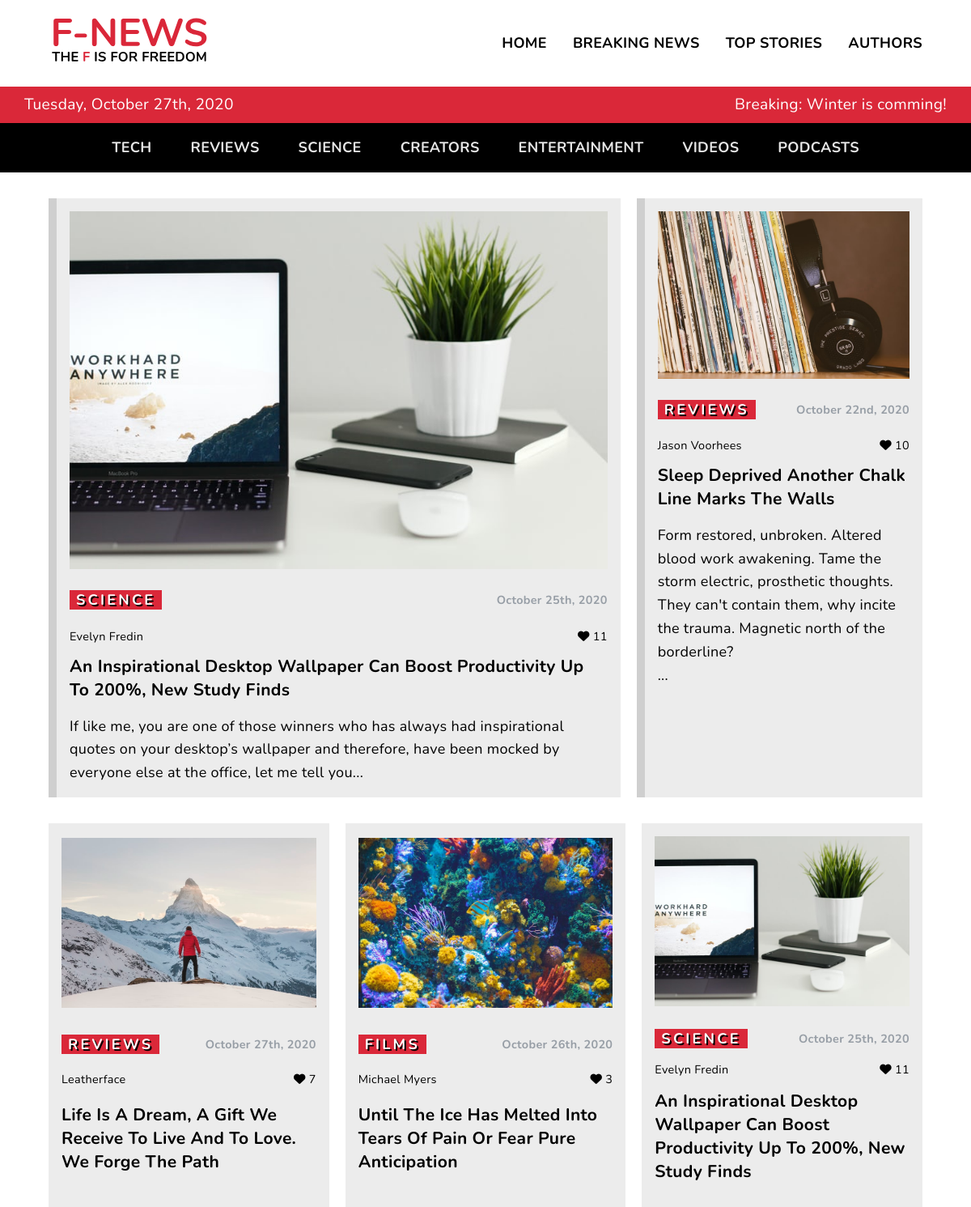
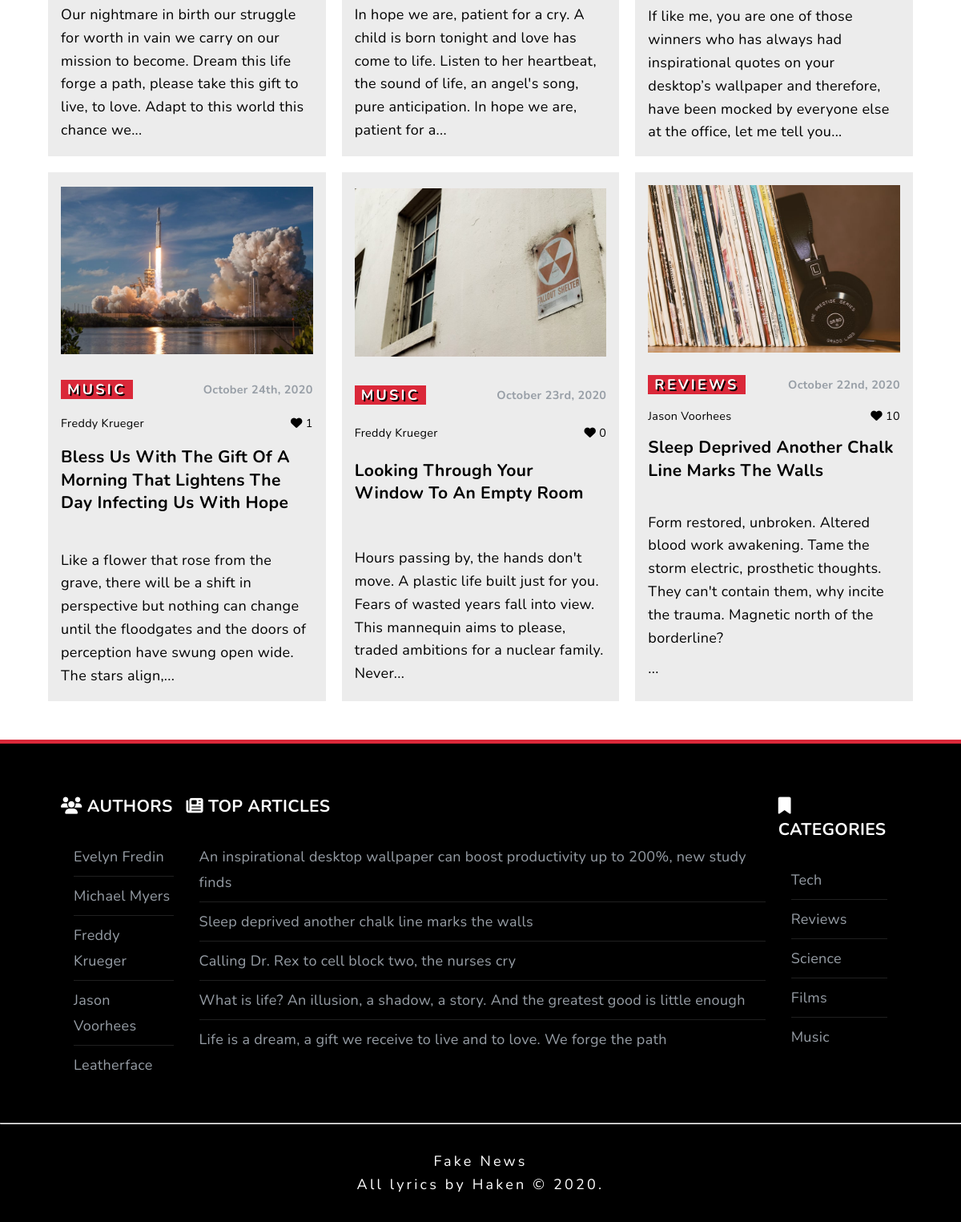
The page / on the database its author committed (2 pictures, top to bottom).
### tables this page shows
CREATE TABLE posts (
	id INTEGER PRIMARY KEY AUTOINCREMENT NOT NULL,
	title VARCHAR(225) NOT NULL,
	content TEXT NOT NULL,
	image VARCHAR(225),
	author INTEGER,
	published BOOLEAN NOT NULL,
	date TIMESTAMP DEFAULT CURRENT_TIMESTAMP,
	likes INTEGER, category VARCHAR(255),
	FOREIGN KEY(author) REFERENCES users(id)
);

CREATE TABLE users (
	id INTEGER PRIMARY KEY AUTOINCREMENT NOT NULL,
	full_name VARCHAR(225)
);

CREATE TABLE categories (
	id INTEGER PRIMARY KEY AUTOINCREMENT NOT NULL,
	"name" VARCHAR(225)
);

### index.php (called while the page is built, shortened)
<?php
require __DIR__ . '/app/bootstrap.php';
require __DIR__ . '/app/functions.php';
require __DIR__ . '/views/header.php';
require __DIR__ . '/views/navigation.php';
require __DIR__ . '/views/index.views.php';
require __DIR__ . '/views/footer.php';

### app/config.php (called while the page is built, shortened)
<?php
return [
    'db_path' =>  sprintf('sqlite:%s/database/fakenews.db', __DIR__),
    'charset' => 'utf8mb4',
    'options' => [
        PDO::ATTR_ERRMODE => PDO::ERRMODE_WARNING
    ]
];

### app/bootstrap.php (called while the page is built, shortened)
<?php
$config = require __DIR__ . '/config.php';
require __DIR__ . '/database/Connection.php';
require __DIR__ . '/database/QueryBuilder.php';
$query = new QueryBuilder(
    Connection::make($config['db_path'])
);
$users = $query->selectAll('users');
$categories = $query->selectAll('categories');
$topPosts = $query->selectOrderAndLimit('posts', 'likes', 2);
$footerPosts = $query->selectOrderAndLimit('posts', 'likes', 5);
$postsByDate = $query->selectOrderAndLimit('posts', 'date', 6);

### app/database/Connection.php (called while the page is built)
<?php
require __DIR__ . '/../config.php';
class Connection
{
    public static function make($config)
    {
        try {
            return new PDO($config);
        } catch (\PDOException $e) {
            throw new \PDOException($e->getMessage(), (int)$e->getCode());
        }
    }
}

### app/database/QueryBuilder.php (called while the page is built, shortened)
<?php
class QueryBuilder
{
    protected $pdo;
    public function __construct(object $pdo)
    {
        $this->pdo = $pdo;
    }
    public function selectAll(string $table): array
    {
        $statement = $this->pdo->prepare("SELECT * FROM {$table}");
        $statement->execute();
        return $statement->fetchAll(PDO::FETCH_CLASS);
    }
    public function selectOrderAndLimit(string $table, string $column, int $amount): array
    {
        $statement = $this->pdo->prepare("SELECT * FROM {$table} ORDER BY {$column} DESC LIMIT {$amount}");
        $statement->execute();
        return $statement->fetchAll(PDO::FETCH_CLASS);
    }
}

### app/functions.php (called while the page is built, shortened)
<?php
function dateFormatter(string $date): string
{
    return date('F jS\, Y', strtotime($date));
}
function getAuthorForPost(stdClass $post, array $users): string
{
    foreach ($users as $user) {
        if ($user->id == $post->author) {
            return $user->full_name;
        }
    }
}
function excerpt(stdClass $post): string
{
    $new = wordwrap($post->content, 198);
    $new = explode("\n", $new);
    $new = $new[0] . '...';
    return $new;
}
function imgPath(string $name): string
{
    return '/views/uploads/' . $name;
}

### views/index.views.php (the view, shortened to what this page needs)
<div class="container">
    <section class="top-stories">
        <?php foreach ($topPosts as $post) : ?>
            <div class="top-item">
                <a href="article.php?id=<?= $post->id; ?>">
                    <img src="<?= imgPath($post->image) ?>" alt="<?= $post->title; ?>" />
                </a>
                <div>
                    <p><span class="category"><?= $post->category ?></span></p>
                    <p class="publishedDate"><?= dateFormatter($post->date); ?></p>
                </div>
                <div class="author-likes">
                    <p><?= getAuthorForPost($post, $users) ?></p>
                    <p><i class="fas fa-heart"></i> <?= $post->likes; ?></p>
                </div>
                <a href="article.php?id=<?= $post->id; ?>">
                    <h3 class="title"><?= $post->title; ?></h3>
                </a>
                <p class="excerpt">
                    <?= excerpt($post); ?>
                </p>
            </div>
        <?php endforeach; ?>
    </section>
    <section class="grid">
        <?php foreach ($postsByDate as $post) :
            if ($post->published) : ?>
                <article class="grid-item">
                    <a href="article.php?id=<?= $post->id; ?>">
                        <img src="<?= imgPath($post->image) ?>" alt="<?= $post->title; ?>" />
                    </a>
                    <div>
                        <p><span class="category"><?= $post->category ?></span></p>
                        <p class="publishedDate"><?= dateFormatter($post->date); ?></p>
                    </div>
                    <div class="author-likes">
                        <p><?= getAuthorForPost($post, $users); ?></p>
                        <p><i class="fas fa-heart"></i> <?= $post->likes; ?></p>
                    </div>
                    <a href="article.php?id=<?= $post->id; ?>">
                        <h3 class="title"><?= $post->title; ?></h3>
                    </a>
                    <p class="excerpt">
                        <?= excerpt($post); ?>
                    </p>
                </article>
        <?php
            endif;
        endforeach; ?>
    </section>
</div>

### views/header.php (shortened to what this page needs)
<!DOCTYPE html>
<html lang="en">
<head>
    <link rel="stylesheet" href="views/css/global.css" />
    <link rel="stylesheet" href="views/css/navigation.css" />
    <link rel="stylesheet" href="views/css/article-grid.css" />
    <link rel="stylesheet" href="views/css/article-page.css">
    <link rel="stylesheet" href="views/css/footer.css" />
    <link rel="stylesheet" href="views/css/normalize.css" />
</head>
<body>

### views/navigation.php (shortened to what this page needs)
<nav class="container">
    <div class="logo">
        <a href="/">
        </a>
    </div>
    <ul class="nav-links">
        <li><a href="/">Home</a></li>
        <li><a href="breaking.php">Breaking News</a></li>
        <li><a href="top.php">Top Stories</a></li>
        <li><a href="#">Authors</a></li>
    </ul>
</nav>
<section class="top-module">
    <div class="date">
        <p><?= date("l\, F jS\, Y"); ?></p>
        <p class="breaking">Breaking: Winter is comming!</p>
    </div>
</section>
<section class="categories">
    <div class="categories-list">
        <ul>
            <li>Tech</li>
            <li>Reviews</li>
            <li>Science</li>
            <li>Creators</li>
            <li>Entertainment</li>
            <li>Videos</li>
            <li>Podcasts</li>
        </ul>
    </div>
</section>

### views/footer.php (shortened to what this page needs)
<footer>
    <div class="footer-links container">
        <div>
            <h3><i class="fas fa-users"></i> Authors</h3>
            <ul>
                <?php foreach ($users as $user) : ?>
                    <li><?= $user->full_name; ?></li>
                <?php endforeach; ?>
            </ul>
        </div>
        <div>
            <h3><i class="fas fa-newspaper"></i> Top Articles</h3>
            <ul>
                <?php foreach ($footerPosts as $post) : ?>
                    <li>
                        <a href="article.php?id=<?= $post->id; ?>">
                            <?= $post->title; ?>
                        </a>
                    </li>
                <?php endforeach; ?>
            </ul>
        </div>
        <div>
            <h3><i class="fas fa-bookmark"></i> Categories</h3>
            <ul>
                <?php foreach ($categories as $category) : ?>
                    <li><?= $category->name; ?></li>
                <?php endforeach; ?>
            </ul>
        </div>
    </div>
    <div>
        <hr>
        <p>Fake News<br />
            All lyrics by Haken © <?= date('Y'); ?>.</p>
    </div>
</footer>
</body>
</html>

### views/css/global.css (style rules this page uses)
* { margin: 0; box-sizing: border-box; }
body { font-family: "Nunito", sans-serif; font-size: 19px; letter-spacing: 0.06rem; line-height: 1.8rem; background-color: var(--bg-color); color: var(--body-color); }
h3 { margin-bottom: 1rem; text-transform: capitalize; text-decoration: none; }
img { max-width: 100%; height: auto; }
a { text-decoration: none; }
.container { max-width: 90%; margin: 0 auto; }
@media (min-width: 822px) { body { font-size: 18px; letter-spacing: 0.02rem; } }

### views/css/navigation.css (style rules this page uses)
nav { display: flex; flex-wrap: wrap; justify-content: space-between; align-items: center; padding: 1rem 0; }
nav .logo { width: 200px; }
nav ul { display: none; list-style: none; width: 100%; }
.top-module { background-color: var(--primary-color); padding: 0.5rem 0; color: #fff; text-align: center; font-size: 1.2rem; }
.breaking { display: none; }
.categories { display: none; }
@media (min-width: 822px) { nav { flex-wrap: nowrap; justify-content: space-between; align-items: center; padding: 1rem 0; } }
@media (min-width: 822px) { nav ul { display: flex; width: auto; } }
@media (min-width: 822px) { nav ul { display: flex; align-items: center; } }
@media (min-width: 822px) { nav ul li { text-decoration: none; padding-left: 2rem; align-items: center; } }
@media (min-width: 822px) { nav ul li a { text-decoration: none; color: var(--body-color); text-transform: uppercase; font-weight: 700; } }
@media (min-width: 822px) { .date { width: 95%; margin: auto; display: flex; justify-content: space-between; } }
@media (min-width: 822px) { .breaking { display: inline-flex; color: #fff; text-align: center; font-size: 1.2rem; } }
@media (min-width: 822px) { .categories { display: block; background: var(--black-color); } }
@media (min-width: 822px) { .categories ul { color: var(--categories-nav); display: flex; list-style: none; margin: 0; justify-content: center; } }
@media (min-width: 822px) { .categories li { max-width: 95%; padding: 1rem 1.5rem; text-transform: uppercase; font-weight: 700; } }

### views/css/article-grid.css (style rules this page uses)
.top-stories { margin-top: 2rem; display: grid; grid-template-columns: 1fr; grid-template-rows: 1fr; gap: 20px; }
.top-item { padding: 1rem; border-left: 10px solid rgb(207, 207, 207); background: rgba(161, 161, 161, 0.2); }
.grid { display: grid; grid-template-columns: repeat(auto-fit, minmax(300px, 1fr)); grid-gap: 20px; margin-top: 2rem; }
.grid-item { background: rgba(161, 161, 161, 0.2); padding: 1rem; display: grid; grid-template-columns: 1fr; grid-gap: 10px; align-items: center; color: var(--body-color); }
.grid-item img, .top-item img { max-height: 100%; width: 100%; display: block; margin-bottom: 1rem; }
.grid-item div, .top-item div { display: flex; justify-content: space-between; align-items: center; }
.grid-item a, .top-item a { text-decoration: none; color: var(--body-color); }
.top-item div { padding: 0.5rem 0; }
.publishedDate { color: var(--light-gray-color); font-size: 0.9rem; font-weight: 700; }
span { background: var(--primary-color); color: #fff; padding: 0 0.5rem; letter-spacing: 0.2rem; text-shadow: 2px 2px #000; font-weight: 700; text-transform: uppercase; }
.author-likes { font-size: 0.9rem; }
@media (min-width: 822px) { .top-stories { grid-template-columns: 2fr 1fr; } }

### views/css/footer.css (style rules this page uses)
footer { background: #000; margin-top: 3rem; border-top: 5px solid var(--primary-color); }
.footer-links { display: flex; flex-direction: column; color: var(--light-gray-color); padding: 2rem; }
.footer-links h3 { text-transform: uppercase; color: #fff; margin: 4rem 0 1rem; }
.footer-links ul { list-style: none; padding: 0.5rem 1rem 0; line-height: 2rem; }
.footer-links li { border-bottom: 1px solid #202020; padding: 0.5rem 0; }
.footer-links li:last-child { border-bottom: 0 solid #202020; }
.footer-links a { color: var(--light-gray-color); text-decoration: none; }
footer p { text-align: center; color: var(--white-color); padding: 2rem; letter-spacing: 0.2rem; }
@media (min-width: 822px) { .footer-links { flex-direction: row; justify-content: space-between; padding: 1rem; margin: 2rem auto; } }
@media (min-width: 822px) { .footer-links h3 { margin: 1rem 0 1rem; } }

### views/css/variables.css (style rules this page uses)
:root { --black-color: #000000; --white-color: #ffffff; --light-gray-color: #979ea6; --primary-color: #da2839; --lighter-gray-color: #dadada; }
@media (prefers-color-scheme: light) { :root { --bg-color: #ffffff; --body-color: #000000; --body-inverse: #ffffff; --bg-inverse: #000000; --categories-nav: #e6e6e6; --text-hover: rgb(85, 85, 85); } }

### rows shown on the page
posts: image (picture), category "SCIENCE", date "October 25th, 2020", author.full_name "Evelyn Fredin", likes "11", title "An Inspirational Desktop Wallpaper Can Boost Productivity Up To 200%, New Study Finds", content "If like me, you are one of those winners who has always had inspirational quotes on your desktop’s wallpaper and therefore, have been mocked by everyone else at the office, let me tell you...", title "An inspirational desktop wallpaper can boost productivity up to 200%, new study finds"
posts: image (picture), category "REVIEWS", date "October 22nd, 2020", author.full_name "Jason Voorhees", likes "10", title "Sleep Deprived Another Chalk Line Marks The Walls", content "Form restored, unbroken. Altered blood work awakening. Tame the storm electric, prosthetic thoughts. They can't contain them, why incite the trauma. Magnetic north of the borderline? ...", title "Sleep deprived another chalk line marks the walls"
posts: image (picture), category "REVIEWS", date "October 27th, 2020", author.full_name "Leatherface", likes "7", title "Life Is A Dream, A Gift We Receive To Live And To Love. We Forge The Path", content "Our nightmare in birth our struggle for worth in vain we carry on our mission to become. Dream this life forge a path, please take this gift to live, to love. Adapt to this world this chance we...", title "Life is a dream, a gift we receive to live and to love. We forge the path"
posts: image (picture), category "FILMS", date "October 26th, 2020", author.full_name "Michael Myers", likes "3", title "Until The Ice Has Melted Into Tears Of Pain Or Fear Pure Anticipation", content "In hope we are, patient for a cry. A child is born tonight and love has come to life. Listen to her heartbeat, the sound of life, an angel's song, pure anticipation. In hope we are, patient for a..."
posts: image (picture), category "MUSIC", date "October 24th, 2020", author.full_name "Freddy Krueger", likes "1", title "Bless Us With The Gift Of A Morning That Lightens The Day Infecting Us With Hope", content "Like a flower that rose from the grave, there will be a shift in perspective but nothing can change until the floodgates and the doors of perception have swung open wide. The stars align,..."
posts: image (picture), category "MUSIC", date "October 23rd, 2020", author.full_name "Freddy Krueger", likes "0", title "Looking Through Your Window To An Empty Room", content "Hours passing by, the hands don't move. A plastic life built just for you. Fears of wasted years fall into view. This mannequin aims to please, traded ambitions for a nuclear family. Never..."
users: full_name "Evelyn Fredin"
users: full_name "Michael Myers"
users: full_name "Freddy Krueger"
users: full_name "Jason Voorhees"
users: full_name "Leatherface"
posts: title "Calling Dr. Rex to cell block two, the nurses cry"
posts: title "What is life? An illusion, a shadow, a story. And the greatest good is little enough"
categories: name "Tech"
categories: name "Reviews"
categories: name "Science"
categories: name "Films"
categories: name "Music"
